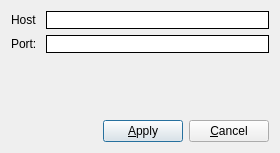
<?xml version="1.0" encoding="UTF-8"?>
<ui version="4.0">
 <class>ServerSettingsDialog</class>
 <widget class="QDialog" name="ServerSettingsDialog">
  <property name="geometry">
   <rect>
    <x>0</x>
    <y>0</y>
    <width>280</width>
    <height>153</height>
   </rect>
  </property>
  <property name="windowTitle">
   <string>Dialog</string>
  </property>
  <layout class="QVBoxLayout" name="verticalLayout">
   <item>
    <widget class="QFrame" name="frame_general_settings">
     <property name="styleSheet">
      <string notr="true">border: 0px;</string>
     </property>
     <property name="frameShape">
      <enum>QFrame::Shape::StyledPanel</enum>
     </property>
     <property name="frameShadow">
      <enum>QFrame::Shadow::Raised</enum>
     </property>
     <layout class="QVBoxLayout" name="verticalLayout_2">
      <property name="leftMargin">
       <number>0</number>
      </property>
      <property name="topMargin">
       <number>0</number>
      </property>
      <property name="rightMargin">
       <number>0</number>
      </property>
      <property name="bottomMargin">
       <number>0</number>
      </property>
      <item>
       <layout class="QFormLayout" name="formLayout_general_settings">
        <property name="bottomMargin">
         <number>0</number>
        </property>
        <item row="0" column="0">
         <widget class="QLabel" name="label">
          <property name="text">
           <string>Host</string>
          </property>
         </widget>
        </item>
        <item row="0" column="1">
         <widget class="QLineEdit" name="lineEdit_host">
          <property name="styleSheet">
           <string notr="true">border: 1px solid black;</string>
          </property>
         </widget>
        </item>
        <item row="1" column="0">
         <widget class="QLabel" name="label_2">
          <property name="text">
           <string>Port: </string>
          </property>
         </widget>
        </item>
        <item row="1" column="1">
         <widget class="QLineEdit" name="lineEdit_port">
          <property name="styleSheet">
           <string notr="true">border: 1px solid black;</string>
          </property>
         </widget>
        </item>
       </layout>
      </item>
     </layout>
    </widget>
   </item>
   <item>
    <widget class="QFrame" name="frame_overflow_moneybox_settings">
     <property name="enabled">
      <bool>false</bool>
     </property>
     <property name="styleSheet">
      <string notr="true">border: 0px;</string>
     </property>
     <property name="frameShape">
      <enum>QFrame::Shape::StyledPanel</enum>
     </property>
     <property name="frameShadow">
      <enum>QFrame::Shadow::Raised</enum>
     </property>
     <layout class="QVBoxLayout" name="verticalLayout_3">
      <property name="leftMargin">
       <number>0</number>
      </property>
      <property name="topMargin">
       <number>0</number>
      </property>
      <property name="rightMargin">
       <number>0</number>
      </property>
      <property name="bottomMargin">
       <number>0</number>
      </property>
     </layout>
    </widget>
   </item>
   <item>
    <spacer name="verticalSpacer">
     <property name="orientation">
      <enum>Qt::Orientation::Vertical</enum>
     </property>
     <property name="sizeType">
      <enum>QSizePolicy::Policy::MinimumExpanding</enum>
     </property>
     <property name="sizeHint" stdset="0">
      <size>
       <width>0</width>
       <height>40</height>
      </size>
     </property>
    </spacer>
   </item>
   <item>
    <layout class="QHBoxLayout" name="horizontalLayout_2">
     <property name="bottomMargin">
      <number>0</number>
     </property>
     <item>
      <spacer name="horizontalSpacer_3">
       <property name="orientation">
        <enum>Qt::Orientation::Horizontal</enum>
       </property>
       <property name="sizeHint" stdset="0">
        <size>
         <width>40</width>
         <height>20</height>
        </size>
       </property>
      </spacer>
     </item>
     <item>
      <widget class="QPushButton" name="pushButton_apply">
       <property name="text">
        <string>&amp;Apply</string>
       </property>
      </widget>
     </item>
     <item>
      <widget class="QPushButton" name="pushButton_cancel">
       <property name="text">
        <string>&amp;Cancel</string>
       </property>
      </widget>
     </item>
    </layout>
   </item>
  </layout>
 </widget>
 <resources/>
 <connections/>
</ui>
